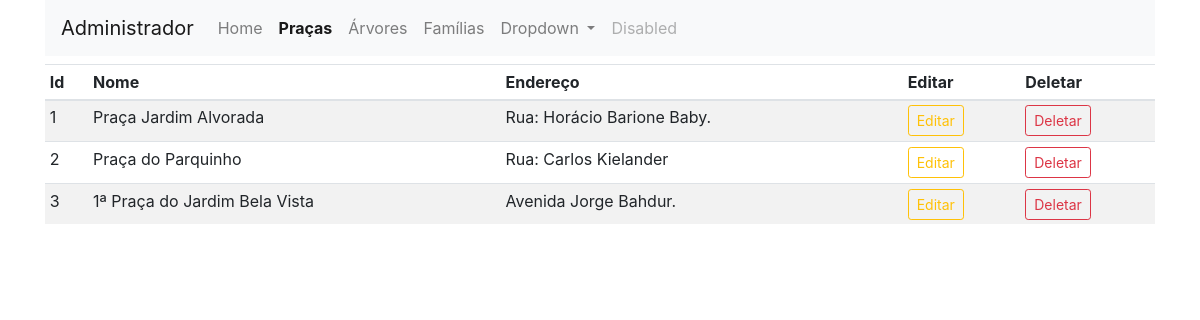
The app's page /pracas (signed in) with its own data.
### app_arbo/trees/models.py (models this page shows)
class Praca(db.Model):
    id=db.Column(db.Integer,primary_key=True)
    name=db.Column(db.String(30),nullable=False,unique=True)
    end=db.Column(db.String(100),nullable=False,unique=True) #teste

### app_arbo/admin/rotas.py (the view)
@app.route('/pracas')
def pracas():
    if 'email' not in session:
        flash(f'Favor faça seu login no sistema.', 'success')
        return redirect(url_for('login'))
    pracas = Praca.query.order_by(Praca.id.desc()).all()
    return render_template('admin/pracas.html', title='Página Praças', pracas=pracas)

### app_arbo/templates/admin/pracas.html (shortened to what this page needs)
{% extends 'layouts.html' %}
{% block content %}
<div class="container">
    <nav class="navbar navbar-expand-lg navbar-light bg-light">
        <a class="navbar-brand" href="/admin">Administrador</a>
        <div class="collapse navbar-collapse" id="navbarSupportedContent">
          <ul class="navbar-nav mr-auto">
            <li class="nav-item ">
              <a class="nav-link" href="/admin">Home <span class="sr-only">(current)</span></a>
            </li>
            <li class="nav-item active">
              <a class="nav-link" href="/pracas"><strong>Praças</strong></a>
            </li>
            <li class="nav-item">
              <a class="nav-link" href="/arvores">Árvores</a>
            </li>
            <li class="nav-item">
              <a class="nav-link" href="/familias">Famílias</a>
            </li>
            <li class="nav-item dropdown">
              <a class="nav-link dropdown-toggle" href="#" id="navbarDropdown" role="button" data-toggle="dropdown" aria-haspopup="true" aria-expanded="false">
                Dropdown
              </a>
            </li>
            <li class="nav-item">
              <a class="nav-link disabled" href="#" tabindex="-1" aria-disabled="true">Disabled</a>
            </li>
          </ul>
        </div>
      </nav>
</div>
<div class="container mt-2">
    <table class="table table-sm table-striped">
        <thead>
            <th>Id</th>
            <th>Nome</th>
            <th>Endereço</th>
            <th></th>
            <th>Editar</th>
            <th>Deletar</th>
        </thead>
        <tbody>
            {% if pracas %}
            {% for praca in pracas %}
            <tr>
                <td>{{loop.index}}</td>
                <td>{{praca.name}}</td>
                <td>{{praca.end}}</td>
                <td></td>
                <td><a href="" class="btn btn-sm btn-outline-warning">Editar</a></td>
                <td><a href="" class="btn btn-sm btn-outline-danger">Deletar</a></td>
            </tr>
            {% endfor %}
            {% endif %}
        </tbody>
    </table>
</div>
{% endblock content %}

### records on screen
Praca: name "Praça Jardim Alvorada", end "Rua: Horácio Barione Baby."
Praca: name "Praça do Parquinho", end "Rua: Carlos Kielander"
Praca: name "1ª Praça do Jardim Bela Vista", end "Avenida Jorge Bahdur."
